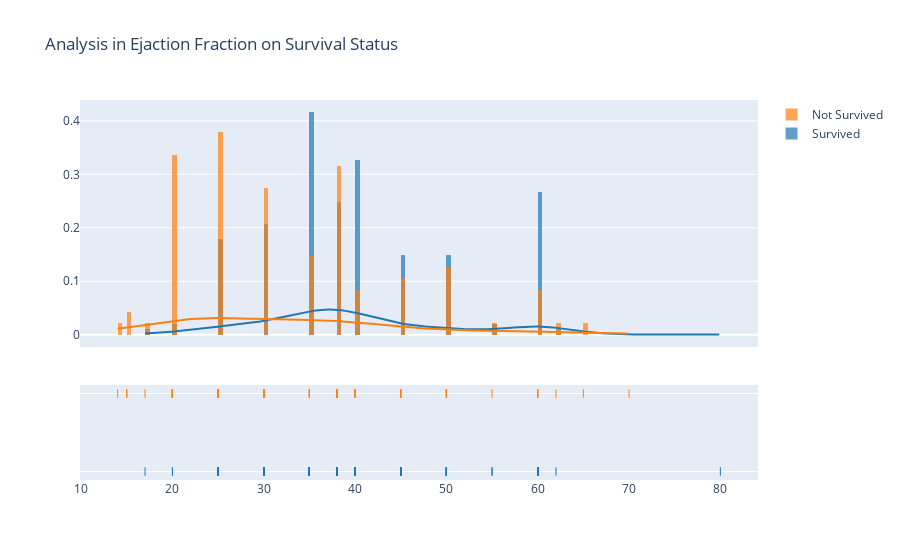

Notebook code for this chart:
### Code cell
surv = hf[hf['DEATH_EVENT']==0]['ejection_fraction']
not_surv = hf[hf['DEATH_EVENT']==1]['ejection_fraction']
hist_data = [surv,not_surv]
group_labels = ['Survived', 'Not Survived']
fig = ff.create_distplot(hist_data, group_labels, bin_size=0.5)
fig.update_layout(
    title_text="Analysis in Ejaction Fraction on Survival Status")
fig.show()

### Figure 1 — Plotly figure (JSON) as saved in the notebook; plotly's stock layout.template omitted (floating-point values rounded to 4 significant figures; data arrays with more than 128 entries replaced by an {"elided": "..."} marker saying what was removed)
{"data": [{"autobinx": false, "histnorm": "probability density", "legendgroup": "Survived", "marker": {"color": "rgb(31, 119, 180)"}, "name": "Survived", "opacity": 0.7, "x": {"elided": "203 int values"}, "xaxis": "x", "xbins": {"end": 80.0, "size": 0.5, "start": 17.0}, "yaxis": "y", "type": "histogram"}, {"autobinx": false, "histnorm": "probability density", "legendgroup": "Not Survived", "marker": {"color": "rgb(255, 127, 14)"}, "name": "Not Survived", "opacity": 0.7, "x": [20, 38, 20, 20, 20, 40, 15, 60, 65, 35, 38, 25, 30, 38, 50, 38, 14, 25, 55, 30, 35, 30, 38, 40, 45, 38, 30, 38, 45, 35, 50, 35, 50, 50, 38, 20, 30, 45, 60, 38, 25, 38, 20, 30, 25, 20, 62, 50, 38, 30, 20, 20, 25, 40, 35, 20, 15, 25, 25, 25, 35, 20, 20, 25, 25, 25, 30, 60, 60, 38, 40, 17, 38, 25, 30, 45, 35, 30, 38, 20, 25, 25, 38, 25, 30, 50, 25, 20, 45, 30, 70, 20, 30, 25, 25, 20], "xaxis": "x", "xbins": {"end": 70.0, "size": 0.5, "start": 14.0}, "yaxis": "y", "type": "histogram"}, {"legendgroup": "Survived", "marker": {"color": "rgb(31, 119, 180)"}, "mode": "lines", "name": "Survived", "showlegend": false, "x": {"elided": "500 float values"}, "xaxis": "x", "y": {"elided": "500 float values"}, "yaxis": "y", "type": "scatter"}, {"legendgroup": "Not Survived", "marker": {"color": "rgb(255, 127, 14)"}, "mode": "lines", "name": "Not Survived", "showlegend": false, "x": {"elided": "500 float values"}, "xaxis": "x", "y": {"elided": "500 float values"}, "yaxis": "y", "type": "scatter"}, {"legendgroup": "Survived", "marker": {"color": "rgb(31, 119, 180)", "symbol": "line-ns-open"}, "mode": "markers", "name": "Survived", "showlegend": false, "x": {"elided": "203 int values"}, "xaxis": "x", "y": {"elided": "203 str values"}, "yaxis": "y2", "type": "scatter"}, {"legendgroup": "Not Survived", "marker": {"color": "rgb(255, 127, 14)", "symbol": "line-ns-open"}, "mode": "markers", "name": "Not Survived", "showlegend": false, "x": [20, 38, 20, 20, 20, 40, 15, 60, 65, 35, 38, 25, 30, 38, 50, 38, 14, 25, 55, 30, 35, 30, 38, 40, 45, 38, 30, 38, 45, 35, 50, 35, 50, 50, 38, 20, 30, 45, 60, 38, 25, 38, 20, 30, 25, 20, 62, 50, 38, 30, 20, 20, 25, 40, 35, 20, 15, 25, 25, 25, 35, 20, 20, 25, 25, 25, 30, 60, 60, 38, 40, 17, 38, 25, 30, 45, 35, 30, 38, 20, 25, 25, 38, 25, 30, 50, 25, 20, 45, 30, 70, 20, 30, 25, 25, 20], "xaxis": "x", "y": ["Not Survived", "Not Survived", "Not Survived", "Not Survived", "Not Survived", "Not Survived", "Not Survived", "Not Survived", "Not Survived", "Not Survived", "Not Survived", "Not Survived", "Not Survived", "Not Survived", "Not Survived", "Not Survived", "Not Survived", "Not Survived", "Not Survived", "Not Survived", "Not Survived", "Not Survived", "Not Survived", "Not Survived", "Not Survived", "Not Survived", "Not Survived", "Not Survived", "Not Survived", "Not Survived", "Not Survived", "Not Survived", "Not Survived", "Not Survived", "Not Survived", "Not Survived", "Not Survived", "Not Survived", "Not Survived", "Not Survived", "Not Survived", "Not Survived", "Not Survived", "Not Survived", "Not Survived", "Not Survived", "Not Survived", "Not Survived", "Not Survived", "Not Survived", "Not Survived", "Not Survived", "Not Survived", "Not Survived", "Not Survived", "Not Survived", "Not Survived", "Not Survived", "Not Survived", "Not Survived", "Not Survived", "Not Survived", "Not Survived", "Not Survived", "Not Survived", "Not Survived", "Not Survived", "Not Survived", "Not Survived", "Not Survived", "Not Survived", "Not Survived", "Not Survived", "Not Survived", "Not Survived", "Not Survived", "Not Survived", "Not Survived", "Not Survived", "Not Survived", "Not Survived", "Not Survived", "Not Survived", "Not Survived", "Not Survived", "Not Survived", "Not Survived", "Not Survived", "Not Survived", "Not Survived", "Not Survived", "Not Survived", "Not Survived", "Not Survived", "Not Survived", "Not Survived"], "yaxis": "y2", "type": "scatter"}], "layout": {"barmode": "overlay", "hovermode": "closest", "legend": {"traceorder": "reversed"}, "xaxis": {"anchor": "y2", "domain": [0.0, 1.0], "zeroline": false}, "yaxis": {"anchor": "free", "domain": [0.35, 1], "position": 0.0}, "yaxis2": {"anchor": "x", "domain": [0, 0.25], "dtick": 1, "showticklabels": false}, "title": {"text": "Analysis in Ejaction Fraction on Survival Status"}}}
